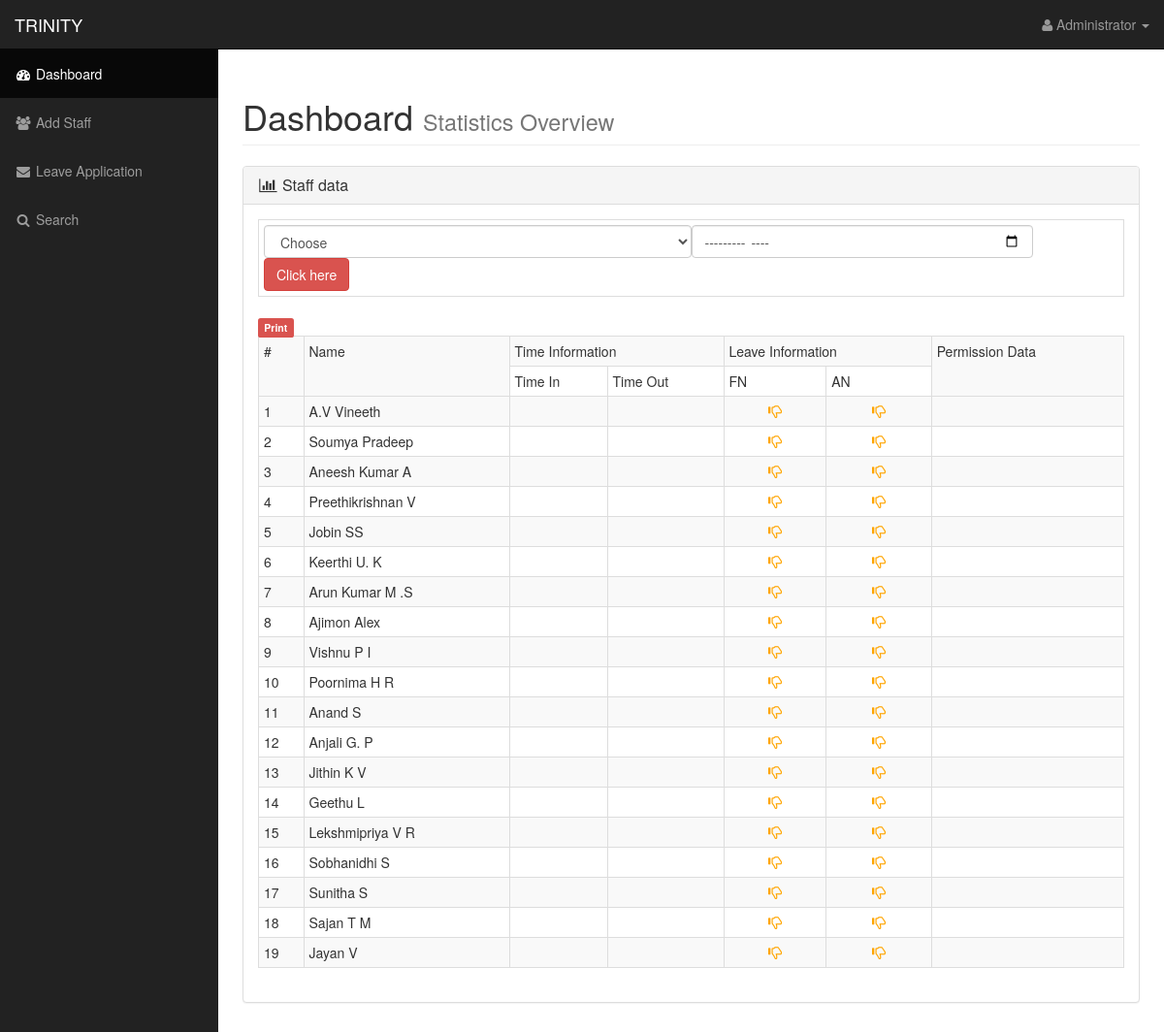
Page /admin/index.php on the earlier database version.
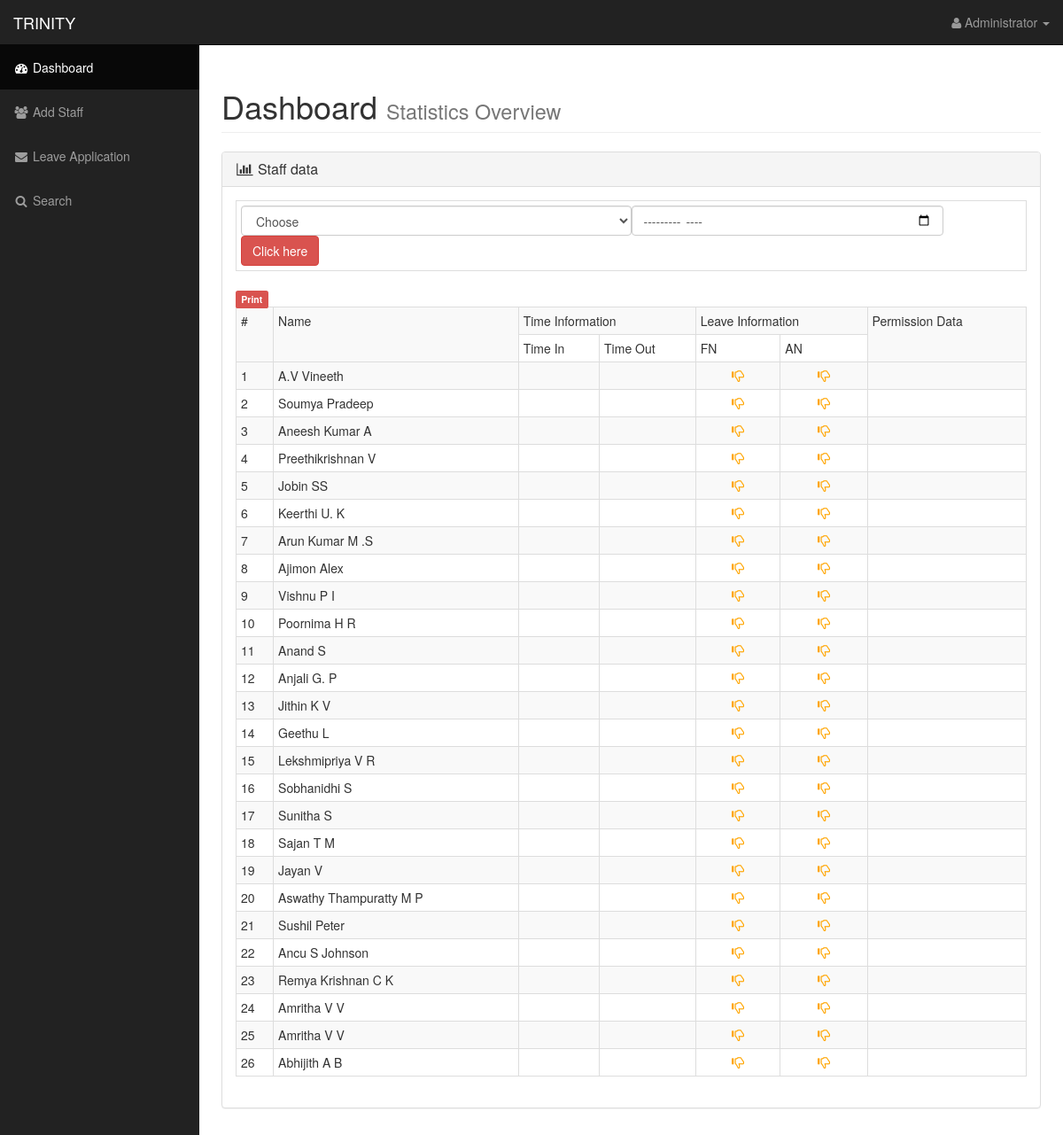
Same page on the later database version.
### tables this page shows
CREATE TABLE IF NOT EXISTS `staf_data` (
  `id` int(11) NOT NULL AUTO_INCREMENT,
  `snme` varchar(200) NOT NULL,
  `con` varchar(30) NOT NULL,
  `addr` varchar(250) NOT NULL,
  `em` varchar(220) NOT NULL,
  `dob` date NOT NULL,
  `pic` varchar(250) NOT NULL,
  `typ` varchar(20) NOT NULL,
  `st` int(11) NOT NULL,
  PRIMARY KEY (`id`)
);

### admin/index.php (the view, shortened to what the changed rows need)
<!DOCTYPE html>
<html lang="en">
<head>
    <link href="../css/bootstrap.min.css" rel="stylesheet">
    <link href="../css/sb-admin.css" rel="stylesheet">
    <link href="../css/plugins/morris.css" rel="stylesheet">
    <link href="../font-awesome/css/font-awesome.min.css" rel="stylesheet" type="text/css">
</head>
<body>
    <div id="wrapper">
        <div id="page-wrapper">
            <div class="container-fluid">
                <div class="row">
                    <div class="col-lg-12">
                        <h1 class="page-header">
                            Dashboard <small>Statistics Overview</small>
                        </h1>
                    </div>
                </div>
                <div class="row">
                    <div class="col-lg-12">
                        <div class="panel panel-default">
                            <div class="panel-body">
                                    <?php
                                    if(isset($_GET['st']))
                                    {
                                        ?>
                                    <table class="table table-bordered table-condensed table-hover table-responsive table-striped">
                                   <tr>
                                       <td rowspan="2">#</td>
                                       <td rowspan="2">Date</td>
                                       <td colspan="2">Time Information</td>
                                       <td colspan="2">Leave Information</td>
                                       <td rowspan="2">Permission Data</td>
                                   </tr>
                                   <tr>
                                       <td>Time In</td>
                                       <td>Time Out</td>
                                       <td>FN</td>
                                       <td>AN</td>
                                   </tr>
                <?php
                $uid=$_GET['st'];
                $mn=$_GET['mn'];
                $query_date = $_GET['mn']."-01";
                $dt1=date('Y-m-01', strtotime($query_date));
                $dt2=date('Y-m-t', strtotime($query_date));
                $sdate=  strtotime($dt1);
                $edate=strtotime(date('Y-m-d'));
                $x=1;
                $y=0;
                for($i=$sdate;$i<=$edate;$i+=86400)
                {
                    $y++;
                    $c_date=date("Y-m-d", $i);
                    ?>
            <tr>
                <td><?php echo $y ?></td>
                <td><?php echo $c_date ?></td>
                <td>
                    <?php
                    $sel_time=mysql_query("select * from log_time where dt='$c_date' and stf_id='$uid'");
                    $r_time=mysql_fetch_row($sel_time);
                    echo $r_time[3];
                    ?>
                </td>
                <td>
                    <?php
                    echo $r_time[4];
                    ?>
                </td>
                <td><center>
                    <?php
                    $sel_lv=mysql_query("select * from leave_details where dt='$c_date' and uid='$uid' and (schdul=1 || schdul=3) and st>0");
                    if(mysql_num_rows($sel_lv)>0)
                    {
                    $r_lv=mysql_fetch_row($sel_lv);
                    if($r_lv[4]==1 || $r_lv[4]==3)
                    {
                    if($r_lv[9]=="1" ||$r_lv[9]=="2")
                    {
                        ?>
                    <span class="glyphicon glyphicon-thumbs-down" title="Leave" style="color: red"></span>
                    <?php
                    }
                    else if ($r_lv[9]=="3")
                    {
                        ?>
                        <span class="glyphicon glyphicon-globe" title="Off Day" style="color: red"></span>
                        <?php
                    }
                    else
                    {
                        ?>
                    <span class="glyphicon glyphicon-thumbs-up" title="Present" style="color: green"></span>
                    <?php
                    }
                    }
                    }
                    else
                    {
                        $sel_time=mysql_query("select * from log_time where dt='$c_date' and stf_id='$uid'");
                        if(mysql_num_rows($sel_time)>0)
                        {
                            ?>
                    <span class="glyphicon glyphicon-thumbs-up" style="color: green"></span>
                    <?php
                        }
                        else
                        {
                             ?>
                    <span class="glyphicon glyphicon-thumbs-down" style="color: orange" title="Attendance Not Marked"></span>
                    <?php
                        }
                    }
                    ?>
            </center></td>
            <td>
                <center>
                    <?php
                    $sel_lv1=mysql_query("select * from leave_details where dt='$c_date' and uid='$uid' and (schdul=2 || schdul=3) and st>0");
                    if(mysql_num_rows($sel_lv1)>0)
                    {
                    $r_lv1=mysql_fetch_row($sel_lv1);
                    if($r_lv1[4]==2 || $r_lv1[4]==3)
                    {
                    if($r_lv1[9]=="1" ||$r_lv1[9]=="2")
                    {
                        ?>
                    <span class="glyphicon glyphicon-thumbs-down" title="Leave" style="color: red"></span>
                    <?php
                    }
                    else if ($r_lv[9]=="3")
                    {
                        ?>
                    <span class="glyphicon glyphicon-globe" title="Off Day" style="color: red"></span>
                        <?php
                    }
                    else
                    {
                        ?>
                    <span class="glyphicon glyphicon-thumbs-up" title="Present" style="color: green"></span>
                    <?php
                    }
                    }
                    }
                    else
                    {
                        $sel_time1=mysql_query("select * from log_time where dt='$c_date' and stf_id='$uid'");
                        if(mysql_num_rows($sel_time1)>0)
                        {
                            ?>
                    <span class="glyphicon glyphicon-thumbs-up" style="color: green"></span>
                    <?php
                        }
                        else
                        {
                             ?>
                    <span class="glyphicon glyphicon-thumbs-down" style="color: orange" title="Attendance Not Marked"></span>
                    <?php
                        }
                    }
                    ?>
            </center>
            </td>
            <td>
                <?php
                $sel_per=mysql_query("select * from permission_data where dat='".$c_date."' and uid='$uid'");
                                    if(mysql_num_rows($sel_per)>0)
                                    {
                                        while($r_per=mysql_fetch_row($sel_per))
                                        {
                                        echo $r_per[3]." to ".$r_per[4]."<span style='float:right'>$r_per[5]</span><br />";
                                        }
                                    }
                ?>
            </td>
            </tr>
            <?php
                }
                ?>
               </table>
                                    <a href="print1.php?st=<?php echo $_GET['st'] ?>&mn=<?php echo $_GET['mn'] ?>" target="_BLANK">print</a>
                <?php
                                    }
                                    else
                                    {
                ?>
                                <?php
                                $c_date=date('Y-m-d');
                                $sel_stf=mysql_query("select * from staf_data where st=1 ");
                                if(mysql_num_rows($sel_stf)>0)
                                {
                                    ?>
                                <table class="table table-bordered table-condensed table-hover table-responsive table-striped">
                                   <?php
                                   $i=0;
                                   while($r_stf=mysql_fetch_row($sel_stf))
                                   {
                                       $i++;
                                       ?>
                                   <tr>
                                       <td><?php echo $i ?></td>
                                       <td><?php echo $r_stf[1] ?></td>
                                       <td>
                </td>
                 <td>
                </td>
                <td><center>
                    <?php
                    $sel_lv=mysql_query("select * from leave_details where dt='$c_date' and uid='$r_stf[4]' and (schdul=1 || schdul=3) and st>0");
                    if(mysql_num_rows($sel_lv)>0)
                    {
                    $r_lv=mysql_fetch_row($sel_lv);
                    if($r_lv[4]==1 || $r_lv[4]==3)
                    {
                    if($r_lv[9]=="1" ||$r_lv[9]=="2")
                    {
                        ?>
                    <span class="glyphicon glyphicon-thumbs-down" title="Leave" style="color: red"></span>
                    <?php
                    }
                    else if ($r_lv[9]=="3")
                    {
                        ?>
                        <span class="glyphicon glyphicon-globe" title="Off Day" style="color: red"></span>
                        <?php
                    }
                    else
                    {
                        ?>
                    <span class="glyphicon glyphicon-thumbs-up" title="Present" style="color: green"></span>
                    <?php
                    }
                    }
                    }
                    else
                    {
                        $sel_time=mysql_query("select * from log_time where dt='$c_date' and stf_id='$r_stf[4]'");
                        if(mysql_num_rows($sel_time)>0)
                        {
                            ?>
                    <span class="glyphicon glyphicon-thumbs-up" style="color: green"></span>
                    <?php
                        }
                        else
                        {
                             ?>
                    <span class="glyphicon glyphicon-thumbs-down" style="color: orange" title="Attendance Not Marked"></span>
                    <?php
                        }
                    }
                    ?>
            </center></td>
            <td>
                <center>
                    <?php
                    $sel_lv1=mysql_query("select * from leave_details where dt='$c_date' and uid='$r_stf[4]' and (schdul=2 || schdul=3) and st>0");
                    if(mysql_num_rows($sel_lv1)>0)
                    {
                    $r_lv1=mysql_fetch_row($sel_lv1);
                    if($r_lv1[4]==2 || $r_lv1[4]==3)
                    {
                    if($r_lv1[9]=="1" ||$r_lv1[9]=="2")
                    {
                        ?>
                    <span class="glyphicon glyphicon-thumbs-down" title="Leave" style="color: red"></span>
                    <?php
                    }
                    else if ($r_lv[9]=="3")
                    {
                        ?>
                    <span class="glyphicon glyphicon-globe" title="Off Day" style="color: red"></span>
                        <?php
                    }
                    else
                    {
                        ?>
                    <span class="glyphicon glyphicon-thumbs-up" title="Present" style="color: green"></span>
                    <?php
                    }
                    }
                    }
                    else
                    {
                        $sel_time1=mysql_query("select * from log_time where dt='$c_date' and stf_id='$r_stf[4]'");
                        if(mysql_num_rows($sel_time1)>0)
                        {
                            ?>
                    <span class="glyphicon glyphicon-thumbs-up" style="color: green"></span>
                    <?php
                        }
                        else
                        {
                             ?>
                    <span class="glyphicon glyphicon-thumbs-down" style="color: orange" title="Attendance Not Marked"></span>
                    <?php
                        }
                    }
                    ?>
            </center>
            </td>
            <td>
            </td>
                                   </tr>
                                   <?php
                                   }
                                   ?>
                                </table>
                                <?php
                                }
                                    }
                                ?>
                            </div>
                        </div>
                    </div>
                </div>
            </div>
        </div>
    </div>
</body>
</html>

Differences in the rows shown:
added staf_data: snme "Aswathy Thampuratty M P"
added staf_data: snme "Sushil Peter"
added staf_data: snme "Ancu S Johnson"
added staf_data: snme "Remya Krishnan C K"
added staf_data: snme "Amritha V V"
added staf_data: snme "Amritha V V"
added staf_data: snme "Abhijith A B"
